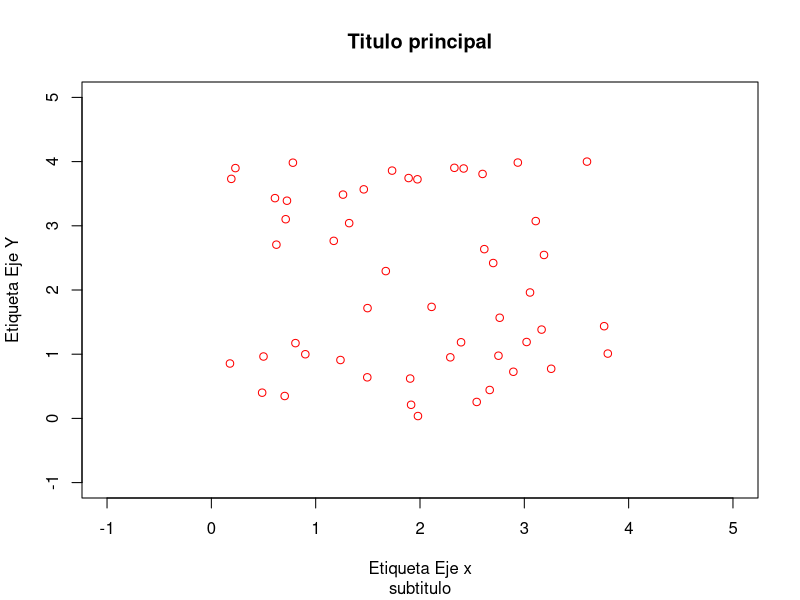
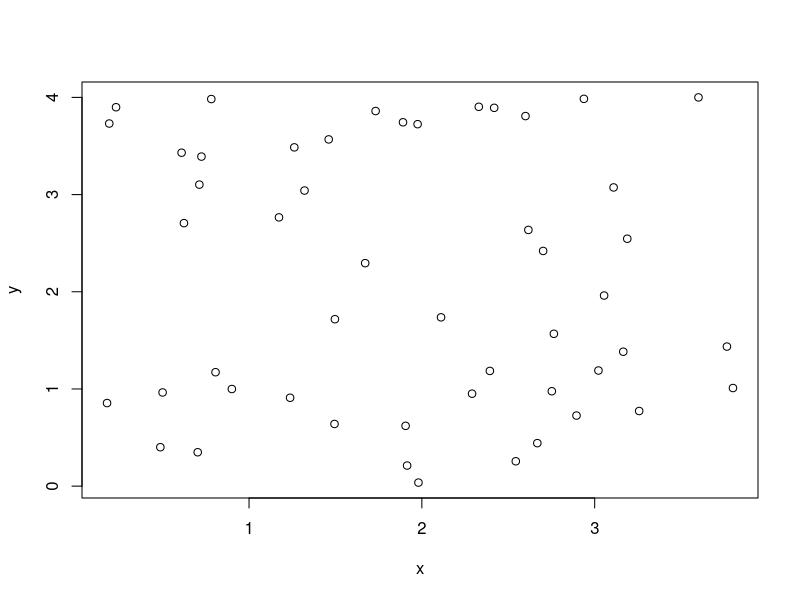
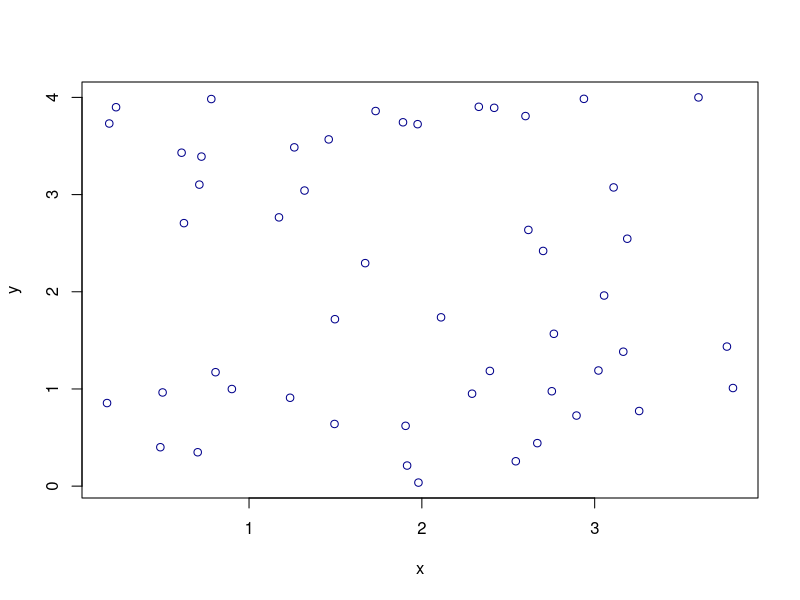
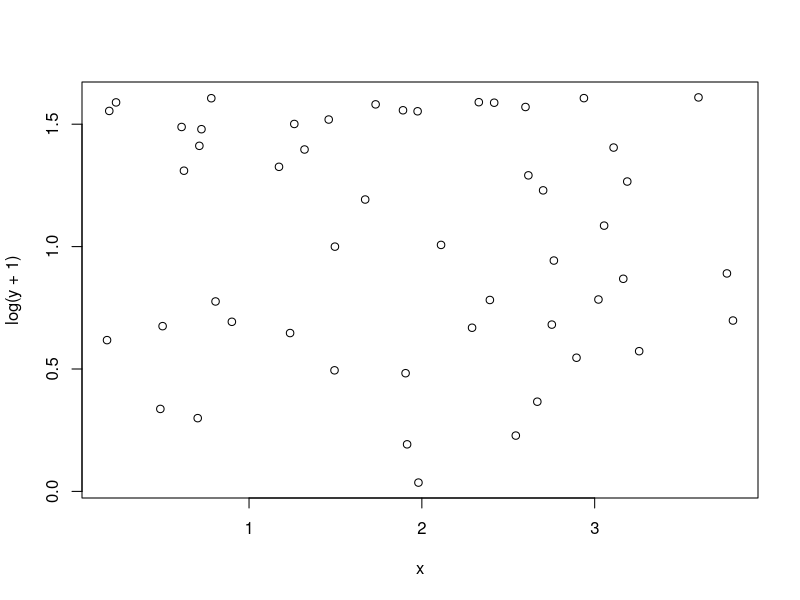
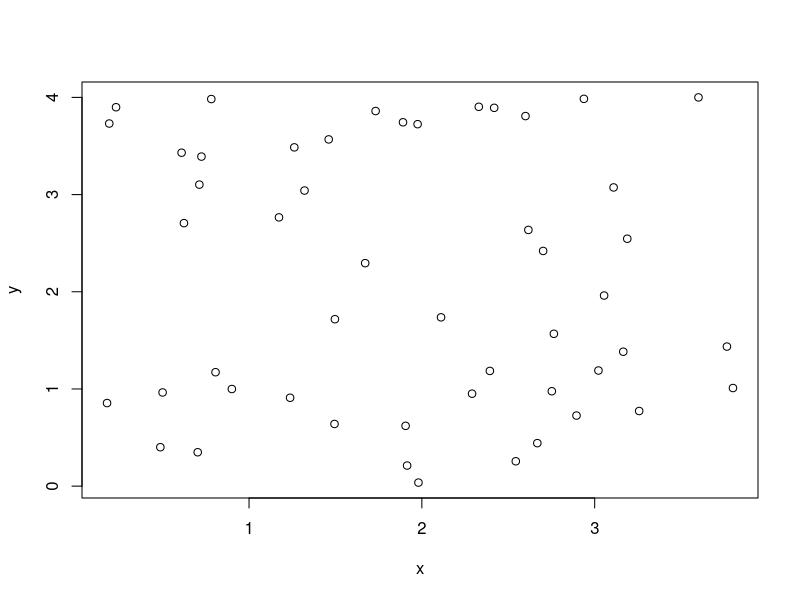
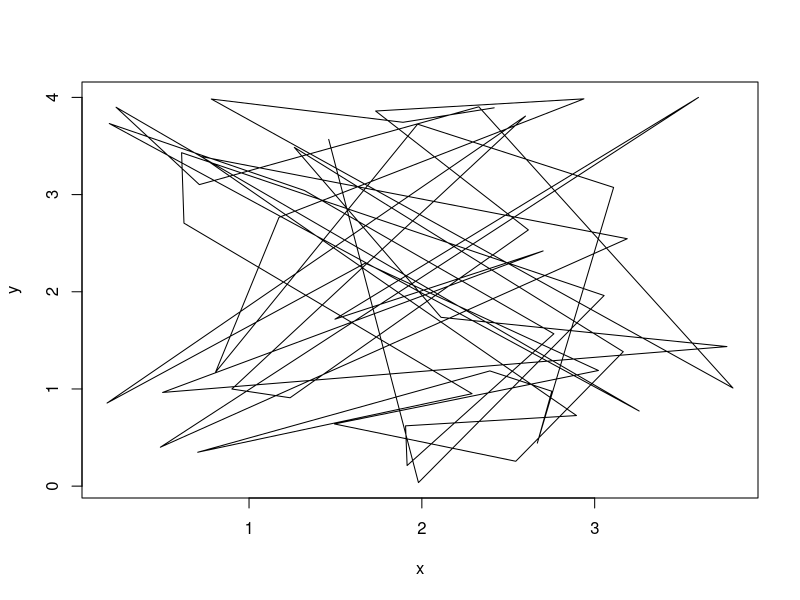
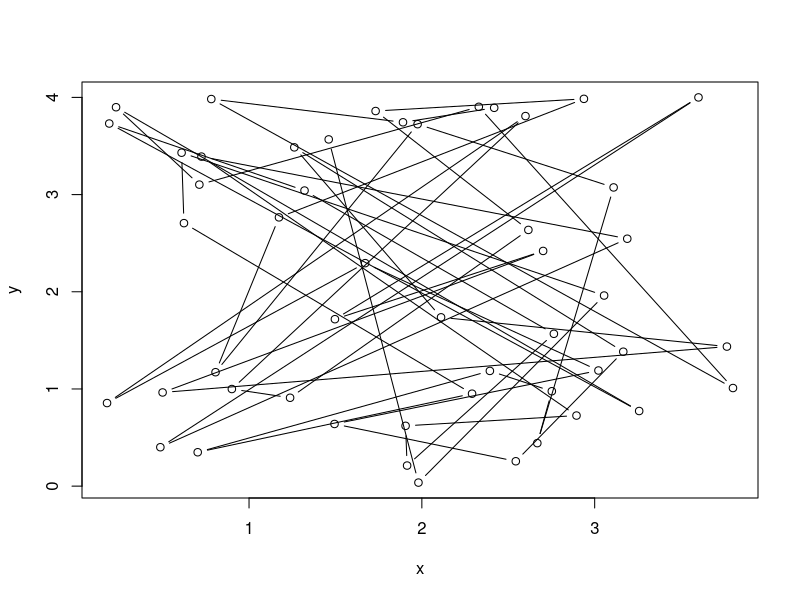
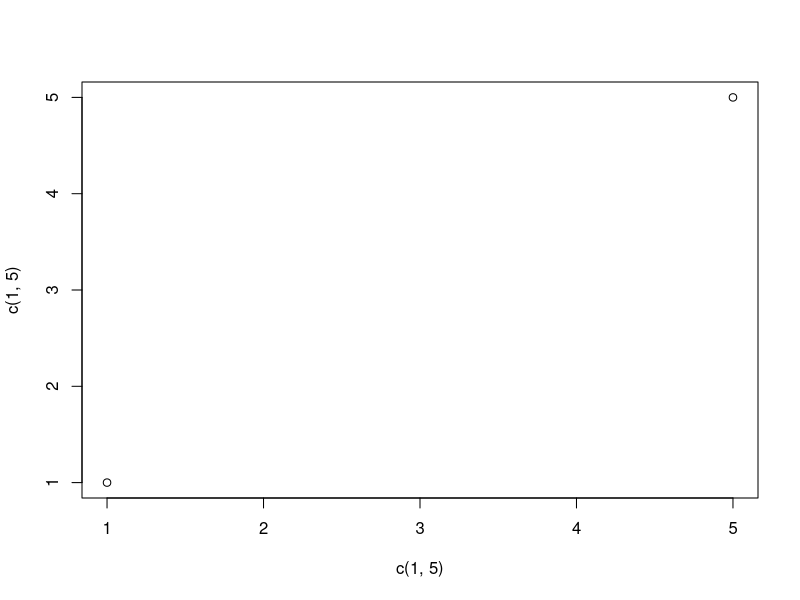

These charts were generated, in order, by the following R code:
# Gráficos en R
# En esta presentación estudiaremos en detalle la construccion del comando plot()

x <- runif(50,0,4) #50 numeros aleatorios entre 0 y 4
y <- runif(50,0,4)

# Graficamos
plot(x, y, main="Titulo principal", sub="subtitulo", xlab="Etiqueta Eje x", 
     ylab = "Etiqueta Eje Y", xlim = c(-1,5), ylim = c(-1,5), col="red")

# variaciones del plot
z <- cbind(x,y)
plot(z)

plot(y ~ x, col="darkblue")

plot(log(y + 1) ~ x) # Transformación a Y

plot(x,y,type="p")

plot(x,y,type="l")

plot(x,y, type="b")

plot(c(1,5), c(1,5))

plot(c(1,5), c(1,5))
legend(1,4, c("uno", "dos", "tres"), lty=1:3, col=c("red", "blue", "green"), pch=12:14, cex = 1)

plot(1:10, 1:10, axes=FALSE, xlab="", ylab="")
polygon(runif(4,1,10),runif(4,1,10),col="lightblue")
points(runif(5,1,10), runif(5,1,10), cex = 1.5, col="red")
points(runif(5,1,10), runif(5,1,10), pch = "+", cex = 1.7, col="green")
lines(1:10, runif(10,1,10),lyt=2, lwd=2)
text(runif(5,1,10), runif(5,1,10), labels=c("uno", "dos", "tres", "cuatro", "cinco"), cex = 1.7,
     col = rainbow(5))
abline(h=5, lty=4)
title("Grafico muy variado")
axis(1, labels=c("uno","tres","cinco","siete","nueve"),at=seq(1,10,by=2))
axis(2,labels=1:10, at=1:10)
legend(8,3,lty=c(1:3), col=rainbow(3),legend=c("uno","dos","tre"))

x <- runif(50,0,4) #50 numeros aleatorios entre 0 y 4
y <- runif(50,0,4)
plot(x,y,type="n")
points(x,y,pch=3, col="red")


plot(c(1,10), c(1,3), type = "n", axes=FALSE, xlab="", ylab="")
points(1:10, rep(1,10), pch = 1:10, cex = 2, col = "blue")
points(1:10, rep(2,10), pch = 11:20, cex = 2, col = "red")
points(1:5, rep(3,5), pch = 21:25, cex = 2, col = "yellow", bg = "yellow")

# Múltiples gráficos por ventana

par(mfrow=c(2,2)) # Define una malla de 2x2
plot(rnorm(10))
plot(runif(5), rnorm(5))
plot(runif(10))
plot(rnorm(10), rnorm(10))

VADeaths
barplot(VADeaths, beside=TRUE, legend=TRUE, ylim=c(0,90), ylab="Muertes por cada 1000",
        main = "Tasas de mortalidad en Virginia")
dotchart(VADeaths,legend=TRUE, xlim=c(0,75), ylab="Muertes por cada 1000",
        main = "Tasas de mortalidad en Virginia")

## Graficos circulares
grupos <- c(18,30,32,10,10)
etiquetas <- c("A", "B", "C", "D", "F")
pie(grupos, etiquetas, col=c("red", "blue", "green", "yellow", "orange"))

## Histogramas
x <- rnorm(100)
hist(x, col="lightblue")

# Diagrama de caja
boxplot(Sepal.Length ~ Species, data = iris, ylab="Largo del sepalo (cm)",
        main = "Medidas de la tabla de iris",boxwex=0.5, col="pink")


#IRIS
iris
head(iris)
tail(iris)
library(ellipse)
correlation <- cor(iris[,-5])
plotcorr(correlation, col="purple")

library(corrplot)
corrplot(correlation)

barplot(table(iris$Species), col = "red")
boxplot(Sepal.Length ~ Species, data = iris, col = c("blue", "lightblue", "darkgreen"))
